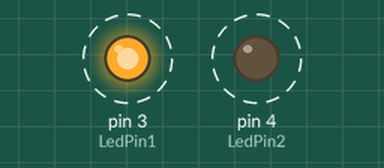
A sketch run on a simulated Arduino Uno, built with avr-gcc and run on an emulated ATmega328P. On the bench: output pins drawn as LEDs (lit = HIGH). Dashed ring = blinking.

Above: at 0.3 s.
Timing chart, 0 to 4.8 s (numbered marks = the images above):
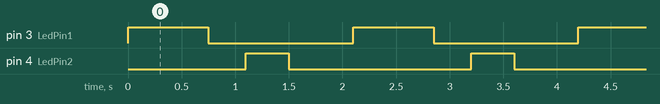

Measured:
- by itself, pin 3 (LedPin1): alternates HIGH for 0.75 s and LOW for 1.4 s
- by itself, pin 4 (LedPin2): alternates HIGH for 0.40 s and LOW for 1.7 s
- by itself, everything shown: repeats every 2.1 s, in 4 steps

The sketch:

blinkLED.ino
```cpp
    /**int Yellowled =  0;
    int YellowledState = LOW;             // ledState used to set the LED
    unsigned long previousMillis1 = 0;        // will store last time LED was updated
    long OnTime1 = 750;           // milliseconds of on-time
    long OffTime1 = 350;          // milliseconds of off-time

    int Redled =  1;
    int RedledState = LOW;             // ledState used to set the LED
    unsigned long previousMillis2 = 0;        // will store last time LED was updated
    long OnTime2 = 400;           // milliseconds of on-time
    long OffTime2 = 600;
void setup() {
    pinMode(Yellowled, OUTPUT);
    pinMode(Redled, OUTPUT);

}

void loop() {

   unsigned long currentMillis = millis();

  if((YellowledState == HIGH) && (currentMillis - previousMillis1 >= OnTime1))
  {
    YellowledState = LOW;  // Turn it off
    previousMillis1 = currentMillis;  // Remember the time
    digitalWrite(Yellowled, YellowledState);  // Update the actual LED
  }
  else if ((YellowledState == LOW) && (currentMillis - previousMillis1 >= OffTime1))
  {
    YellowledState = HIGH;  // turn it on
    previousMillis1 = currentMillis;   // Remember the time
    digitalWrite(Yellowled, YellowledState);   // Update the actual LED
  }

  if((RedledState == HIGH) && (currentMillis - previousMillis2 >= OnTime2))
  {
    RedledState = LOW;  // Turn it off
    previousMillis2 = currentMillis;  // Remember the time
    digitalWrite(Redled, RedledState);  // Update the actual LED
  }
  else if ((RedledState == LOW) && (currentMillis - previousMillis2 >= OffTime2))
  {
    RedledState = HIGH;  // turn it on
    previousMillis2 = currentMillis;   // Remember the time
    digitalWrite(Redled, RedledState);   // Update the actual LED
  }
}*/
const int LedPin1=3;
const int LedPin2=4;

void setup()
{
  pinMode(LedPin1, OUTPUT);
  pinMode(LedPin2, OUTPUT);

}

void loop()
{

  digitalWrite(LedPin1, HIGH);
  delay(750); // Wait for 750 millisecond(s)
  digitalWrite(LedPin1, LOW);
  delay(350); // Wait for 350 millisecond(s)

  digitalWrite(LedPin2, HIGH);
  delay(400); // Wait for 400 millisecond(s)
  digitalWrite(LedPin2, LOW);
  delay(600); // Wait for 600 millisecons(s)
}
```
